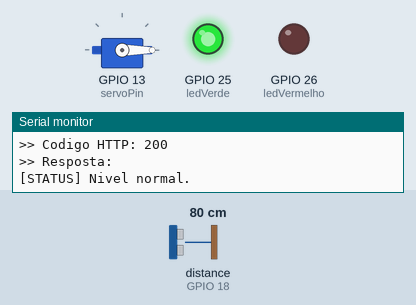
This sketch was run on a simulated ESP32. On the bench: servo, output pins drawn as LEDs (lit = HIGH), the last lines printed to the serial monitor. Wiring (from diagram.json): ultrasonic range finder: trigger GPIO 5; echo GPIO 18. The inputs (shaded band) are chosen by the test bench; at power-on: distance to the obstacle (sensor on GPIO 18) 80 cm. The echo pulse lasts 58.3 µs per cm; WiFi joins after 1.5 s; servers stay silent unless stated; uploads are accepted with an empty reply; pins used as bus, display or sensor lines are not drawn.

Above: at 2.7 s.
2.8 s: distance to the obstacle (sensor on GPIO 18) set to 18 cm
8.6 s: distance to the obstacle (sensor on GPIO 18) set to 14 cm
At 13.0 s:
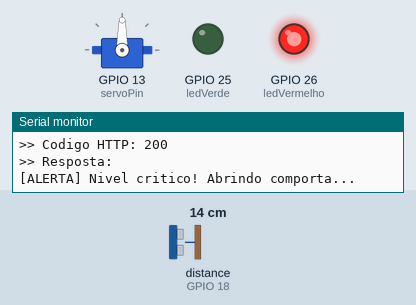
14.4 s: distance to the obstacle (sensor on GPIO 18) set to 35 cm
At 18.3 s:
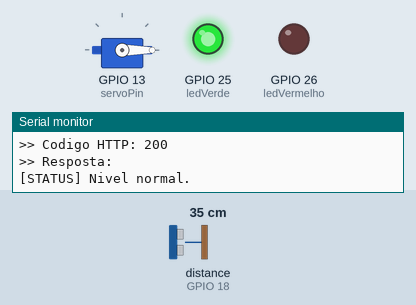
20.2 s: distance to the obstacle (sensor on GPIO 18) set to 2 cm
At 23.5 s:
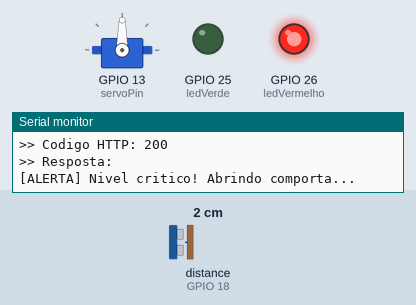
Timing chart, 0 to 25.0 s (numbered marks = the images above; inputs shaded):
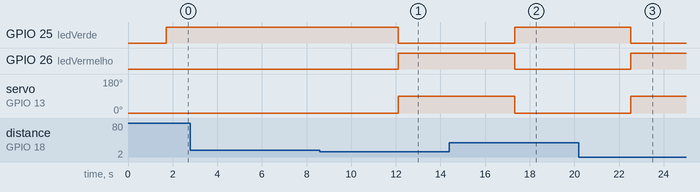

The sketch:

sketch_iot_completo.ino
```cpp
#include <WiFi.h>
#include <WiFiClientSecure.h>
#include <HTTPClient.h>
#include <ESP32Servo.h>

// Configuração Wi-Fi (Padrão do simulador Wokwi)
const char* ssid = "Wokwi-GUEST";
const char* password = "";

// URL da sua API no ngrok
const char* apiUrl = "https://around-figment-pelvis.ngrok-free.dev/sensores/leitura";

// Pinos dos Sensores e Atuadores
const int trigPin = 5;
const int echoPin = 18;
const int servoPin = 13;
const int ledVerde = 25;
const int ledVermelho = 26;

Servo servoMotor;
WiFiClientSecure client;

bool comandoLimpezaNaResposta(const String& resposta) {
  return resposta.indexOf("\"acionar_limpeza\":true") >= 0 ||
         resposta.indexOf("\"acionar_limpeza\": true") >= 0;
}

int duracaoLimpezaNaResposta(const String& resposta) {
  int inicio = resposta.indexOf("\"tempo_limpeza_segundos\":");
  if (inicio < 0) inicio = resposta.indexOf("\"tempo_limpeza_segundos\": ");
  if (inicio < 0) return 0;
  inicio = resposta.indexOf(":", inicio) + 1;
  return resposta.substring(inicio).toInt();
}

void setup() {
  Serial.begin(115200);
  Serial.println("\n--- Iniciando Bueiro Inteligente IoT ---");

  pinMode(trigPin, OUTPUT);
  pinMode(echoPin, INPUT);
  pinMode(ledVerde, OUTPUT);
  pinMode(ledVermelho, OUTPUT);

  servoMotor.attach(servoPin);
  servoMotor.write(0);

  // Conectando ao Wi-Fi virtual do Wokwi
  WiFi.begin(ssid, password);
  Serial.print("Conectando ao Wi-Fi");
  while (WiFi.status() != WL_CONNECTED) {
    delay(500);
    Serial.print(".");
  }
  Serial.println("\n[OK] Wi-Fi conectado com sucesso!");
  Serial.print("IP: ");
  Serial.println(WiFi.localIP());

  client.setInsecure(); // Pula validação SSL para testes
}

float lerDistancia() {
  digitalWrite(trigPin, LOW);
  delayMicroseconds(2);
  digitalWrite(trigPin, HIGH);
  delayMicroseconds(10);
  digitalWrite(trigPin, LOW);

  long duracao = pulseIn(echoPin, HIGH);
  float distancia = duracao * 0.034 / 2;
  return distancia;
}

void enviarLeituraParaAPI(float valor) {
  if (WiFi.status() == WL_CONNECTED) {
    HTTPClient http;
    http.begin(client, apiUrl);
    http.addHeader("Content-Type", "application/json");

    String jsonBody = "{\"valor_leitura\": " + String(valor) +
                       ", \"unidade_medida\": \"cm\", \"id_sensor\": 1}";

    Serial.println("\n>> Enviando dados para a API...");
    int httpCode = http.POST(jsonBody);

    Serial.print(">> Codigo HTTP: ");
    Serial.println(httpCode);
    if (httpCode > 0) {
      String payload = http.getString();
      Serial.print(">> Resposta: ");
      Serial.println(payload);
      int duracao = duracaoLimpezaNaResposta(payload);
      if (comandoLimpezaNaResposta(payload) && duracao > 0) {
        Serial.print("[IA] Iniciando ciclo proporcional de ");
        Serial.print(duracao);
        Serial.println(" segundos.");
        digitalWrite(ledVerde, LOW);
        digitalWrite(ledVermelho, HIGH);
        servoMotor.write(90);
        delay(duracao * 1000);
        servoMotor.write(0);
        digitalWrite(ledVermelho, LOW);
        digitalWrite(ledVerde, HIGH);
      }
    } else {
      Serial.print(">> Erro HTTP: ");
      Serial.println(http.errorToString(httpCode));
    }

    http.end();
  }
}

void loop() {
  float distancia = lerDistancia();
  Serial.print("\nDistancia lida: ");
  Serial.print(distancia);
  Serial.println(" cm");

  // Envia leitura para o banco MySQL via API FastAPI
  enviarLeituraParaAPI(distancia);

  // Lógica de alerta e atuação mecânica
  if (distancia < 15.0) { // Nível crítico (água subindo / resíduo acumulado)
    digitalWrite(ledVerde, LOW);
    digitalWrite(ledVermelho, HIGH);
    Serial.println("[ALERTA] Nivel critico! Abrindo comporta...");
    servoMotor.write(90);
  } else {
    digitalWrite(ledVerde, HIGH);
    digitalWrite(ledVermelho, LOW);
    Serial.println("[STATUS] Nivel normal.");
    servoMotor.write(0);
  }

  delay(5000); // Aguarda 5 segundos para a próxima leitura
}
```

Measured:
- the behaviour switches between 16 and 15 cm on distance to the obstacle (sensor on GPIO 18) (found by bisection; images 0 and 1)
- after the input at 8.6 s, GPIO 25 (ledVerde): HIGH → LOW after 3.5 s; GPIO 26 (ledVermelho): LOW → HIGH after 3.5 s; servo on GPIO 13 (servoPin): 0° → 90° after 3.5 s
- after the input at 14.4 s, GPIO 25 (ledVerde): LOW → HIGH after 2.9 s; GPIO 26 (ledVermelho): HIGH → LOW after 2.9 s; servo on GPIO 13 (servoPin): 90° → 0° after 2.9 s
- after the input at 20.2 s, GPIO 25 (ledVerde): HIGH → LOW after 2.3 s; GPIO 26 (ledVermelho): LOW → HIGH after 2.3 s; servo on GPIO 13 (servoPin): 0° → 90° after 2.3 s
